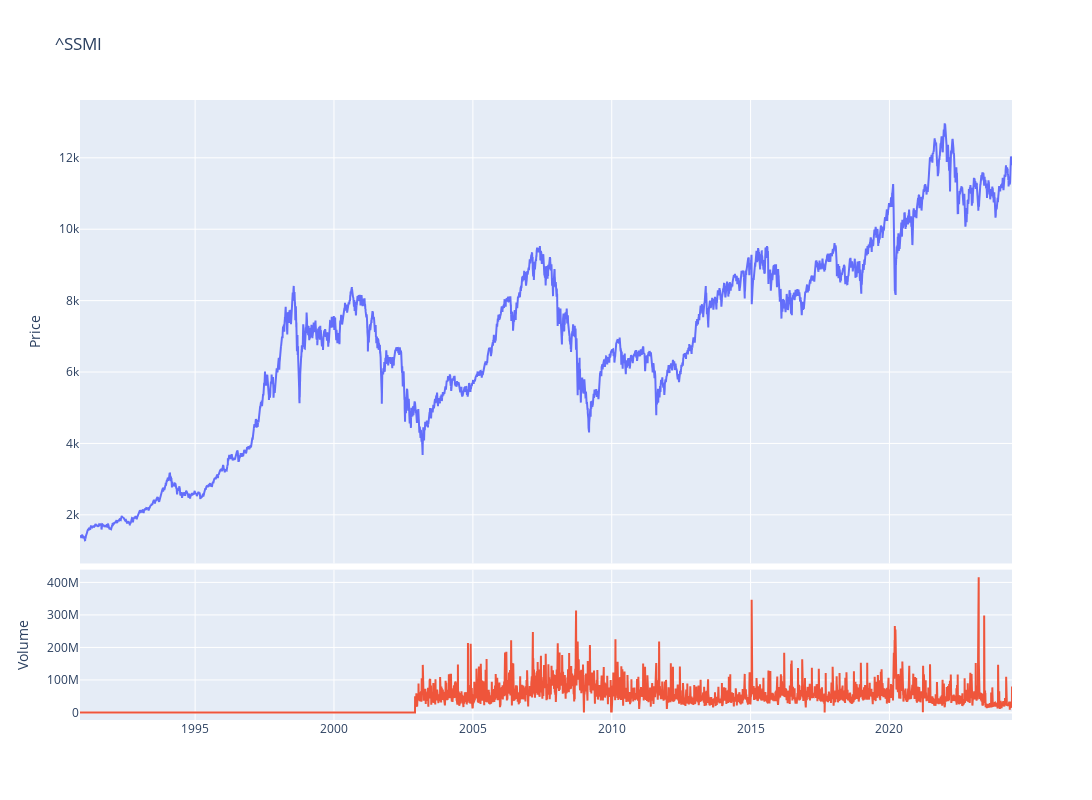

Here is the notebook cell this chart was saved with:
### Code cell
fig = make_subplots(rows=4, cols=1,shared_xaxes=True,vertical_spacing=0.01,specs=[[{'rowspan':3,'colspan':1}],[None],[None],[{'rowspan':1,'colspan':1}]])

# Graph (1,1)
fig.add_trace(go.Scatter(x=stock_ticker.index,y=stock_ticker['Adj Close'],mode="lines",name=f"{ticker}"),row=1, col=1)
# Update xaxis properties
fig.update_yaxes(title_text="Price", row=1, col=1)

# Graph (4,1)
fig.add_trace(go.Scatter(x=stock_ticker.index,y=stock_ticker['Volume'],mode="lines",name='Volume'),row=4, col=1)
fig.update_yaxes(title_text="Volume", row=4, col=1)

fig.update_layout(height=800, width=1300,showlegend=False,title=f"{ticker}")

fig.show()

### Figure 1 — Plotly figure (JSON) as saved in the notebook; plotly's stock layout.template omitted (floating-point values rounded to 4 significant figures; data arrays with more than 128 entries replaced by an {"elided": "..."} marker saying what was removed)
{"data": [{"mode": "lines", "name": "^SSMI", "type": "scatter", "x": {"elided": "8428 str values"}, "xaxis": "x", "y": {"elided": "8428 float values"}, "yaxis": "y"}, {"mode": "lines", "name": "Volume", "type": "scatter", "x": {"elided": "8428 str values"}, "xaxis": "x2", "y": {"elided": "8428 int values"}, "yaxis": "y2"}], "layout": {"height": 800, "showlegend": false, "title": {"text": "^SSMI"}, "width": 1300, "xaxis": {"anchor": "y", "domain": [0, 1], "matches": "x2", "showticklabels": false}, "xaxis2": {"anchor": "y2", "domain": [0, 1]}, "yaxis": {"anchor": "x", "domain": [0.2525, 1], "title": {"text": "Price"}}, "yaxis2": {"anchor": "x2", "domain": [0, 0.2425], "title": {"text": "Volume"}}}}
